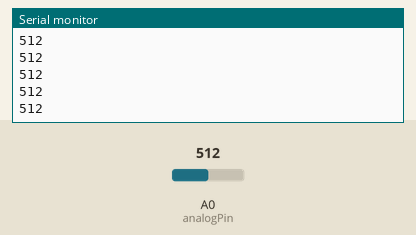
This sketch was run on a simulated Arduino Uno, built with avr-gcc and run on an emulated ATmega328P. Parts: the last lines printed to the serial monitor. Inputs (shaded band) come from the test bench; at power-on: A0 (analogPin) = 512.

Above: at 1.2 s.
1.3 s: A0 (analogPin) set to 716
At 1.31 s:
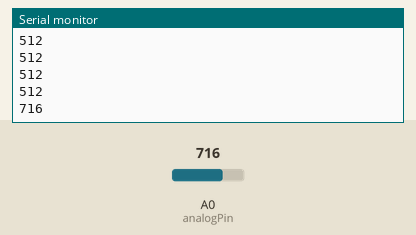
2.8 s: A0 (analogPin) set to 900
At 2.81 s:
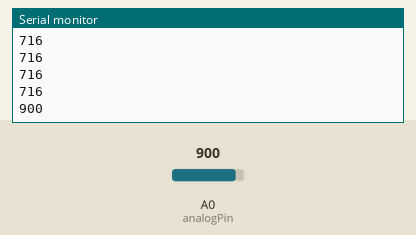
Timing chart, 0 to 5.8 s (numbered marks = the images above; inputs shaded):
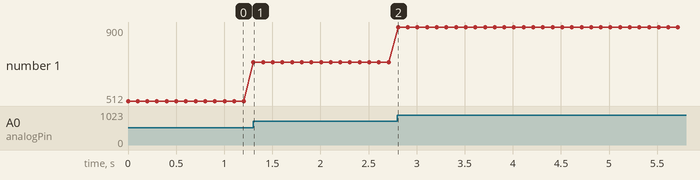

Measured:
- after the input at 1.3 s, the serial monitor: prints a new line at once (image 1)
- after the input at 2.8 s, the serial monitor: prints a new line at once (image 2)
- plotted number 1: 512 → 716 after the input at 1.3 s, 716 → 900 after the input at 2.8 s

The sketch:

Solar_Test.ino
```cpp
int analogPin = 0; // The analog pin your sensor is connected to
int val = 0; // variable to store the value read

void setup() {
Serial.begin(9600); // setup serial communication
}

void loop() {
val = analogRead(analogPin); // read the input pin
Serial.println(val); // Write value to serial console
delay(100);
}
```
